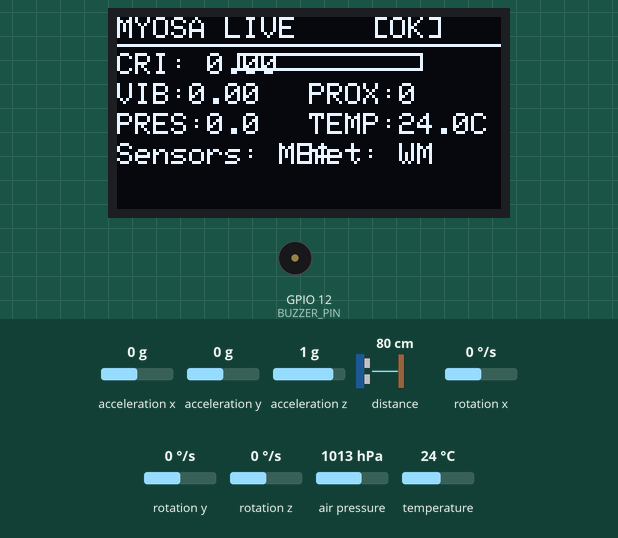
Bench run of a sketch on a simulated ESP32. Parts: 128×64 one-colour display, buzzer (waves = sounding, pin HIGH). The inputs (shaded band) are chosen by the test bench; at power-on: acceleration x 0 g, acceleration z 1 g, acceleration y 0 g, distance to the obstacle 80 cm, rotation x 0 °/s, rotation y 0 °/s, rotation z 0 °/s, air pressure 1013 hPa, temperature 24 °C. WiFi joins after 1.5 s; servers stay silent unless stated; no MQTT or app messages arrive unless stated; what the sketch prints to the serial monitor is not drawn.

Above: at 5.6 s.
5.7 s: acceleration x set to -0.6 g
At 7.0 s:
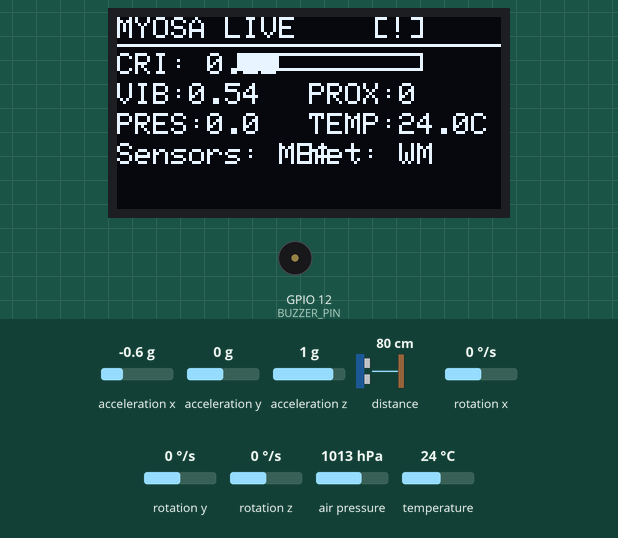
7.3 s: acceleration x set to -0.9 g
At 8.6 s:
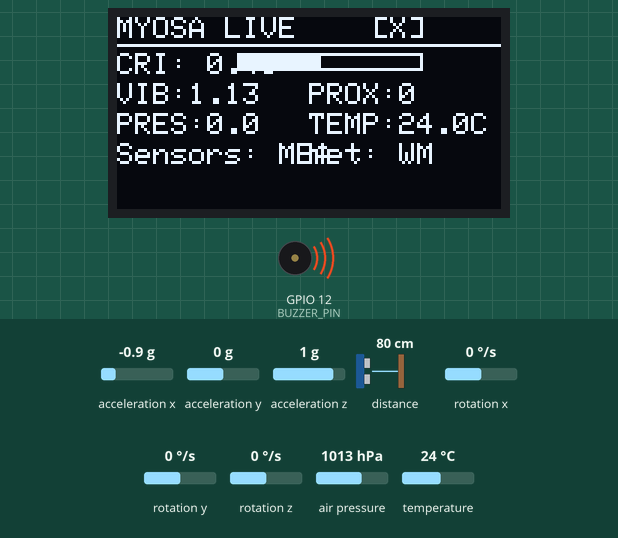
8.9 s: acceleration z set to 0 g
At 9.9 s:
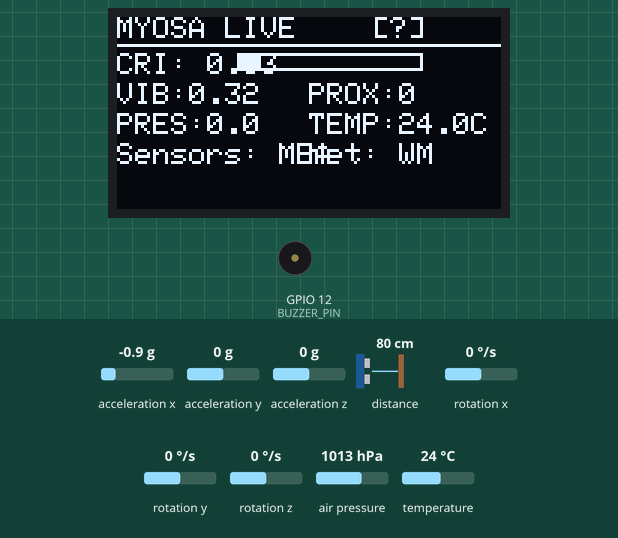
10.4 s: acceleration y set to 0.3 g
At 11.1 s:
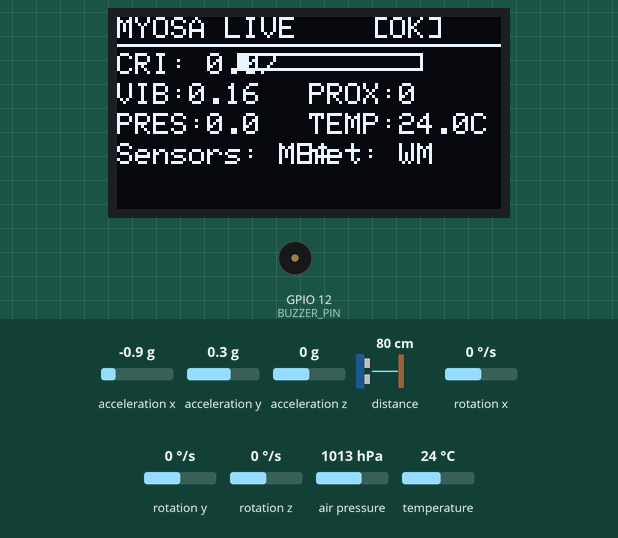
11.9 s: acceleration z set to 0.3 g
13.4 s: distance to the obstacle set to 17 cm
At 14.6 s:
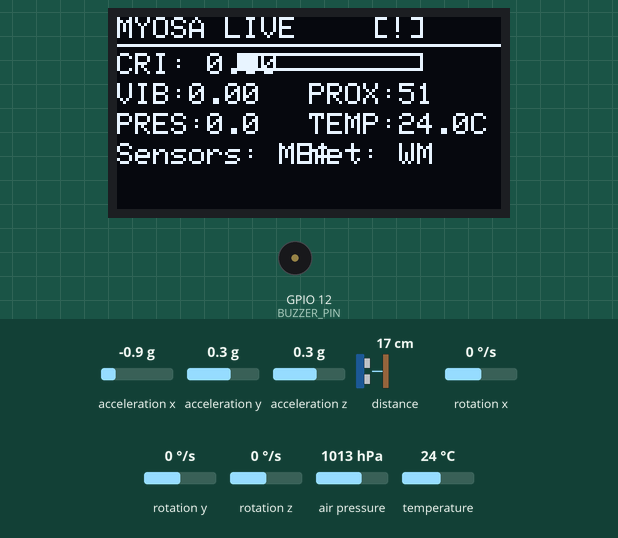
14.9 s: distance to the obstacle set to 13 cm
At 16.1 s:
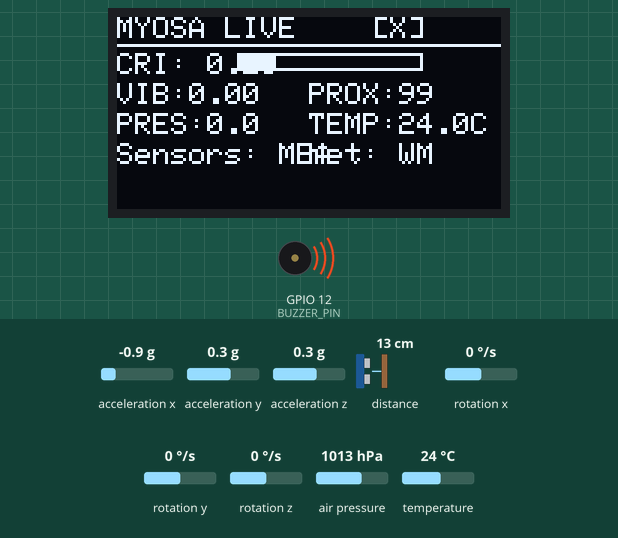
Timing chart, 0 to 17.4 s (numbered marks = the images above; inputs shaded):
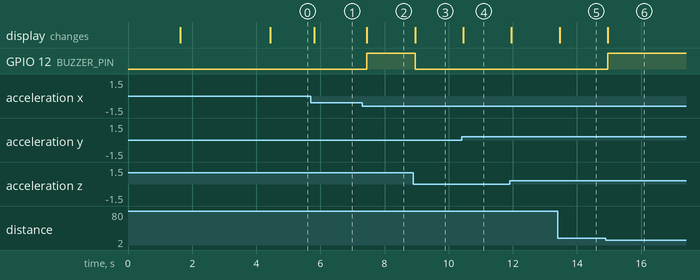

The sketch:

firmware_fixed.ino
```cpp
#include <WiFi.h>
#include <PubSubClient.h>
#include <ArduinoJson.h>
#include <Wire.h>

/* ========== Sensors ========== */
#include <Adafruit_MPU6050.h>
#include <Adafruit_BMP085.h>
#include <SparkFun_APDS9960.h>

/* ========== Display ========== */
#include <Adafruit_GFX.h>
#include <Adafruit_SSD1306.h>

/* ========== WIFI ========== */
const char* WIFI_SSID = "Prashant.4G";
const char* WIFI_PASS = "9722424360";

/* ========== MQTT ========== */
const char* MQTT_BROKER = "broker.hivemq.com";
const int MQTT_PORT = 1883;
const char* CLIENT_ID = "CMU_01_ESP32_LIVE_DEMO";

#define MQTT_STATUS_TOPIC  "drishti/device/CMU_01/status"
#define MQTT_CONTROL_TOPIC "drishti/device/CMU_01/control"

/* ========== HARDWARE ========== */
#define BUZZER_PIN 12
#define SCREEN_WIDTH 128
#define SCREEN_HEIGHT 64

/* ========== NOISE FLOORS ========== */
const float VIBRATION_NOISE_FLOOR = 0.05f;
const float PRESSURE_NOISE_FLOOR  = 0.1f;
const int   PROX_NOISE_FLOOR      = 5;

/* ========== MODE ========== */
enum SystemMode { MODE_LIVE, MODE_DEMO };
SystemMode currentMode = MODE_LIVE;

/* Demo inputs */
float demoVibration = 0.0;
float demoPressureDelta = 0.0;
int   demoProximity = 0;
float demoTemperature = 0.0;

/* ========== OBJECTS ========== */
WiFiClient espClient;
PubSubClient mqtt(espClient);

Adafruit_SSD1306 display(SCREEN_WIDTH, SCREEN_HEIGHT, &Wire, -1);
Adafruit_MPU6050 mpu;
Adafruit_BMP085 bmp;
SparkFun_APDS9960 apds;

/* ========== STATE ========== */
String currentStatus = "BOOTING";
float cri = 0.0;

bool manualOverride = false;
unsigned long overrideTime = 0;
const unsigned long overrideDuration = 10000;

/* ========== SENSOR VALUES ========== */
float vibration = 0.0;
float pressureDelta = 0.0;
float temperature = 0.0;
int proximity = 0;

/* ========== BASELINES ========== */
float vibBaseline = 0.0;
double pressBaseline = 0.0;
int proxBaseline = 0;

/* ========== SENSOR STATUS ========== */
bool mpuReady = false;
bool bmpReady = false;
bool apdsReady = false;

/* ========== AI INTEGRATION ========== */
float aiCrowdCount = 0;
float aiDensity = 0.0;
float aiCri = 0.0;
String aiRiskLevel = "LOW";
bool aiDataAvailable = false;

/* ========== AI CROWD ANALYSIS ========== */
float calculateAICrowdDensity() {
  float sensorDensity = (vibration * 0.4f) + (pressureDelta * 0.3f) + (proximity * 0.003f);
  if (aiDataAvailable) {
    float combinedDensity = (sensorDensity * 0.6f) + (aiDensity * 0.4f);
    return (combinedDensity > 1.0f) ? 1.0f : combinedDensity;
  }
  return (sensorDensity > 1.0f) ? 1.0f : sensorDensity;
}

float calculateAICrowdCount() {
  if (aiDataAvailable && aiCrowdCount > 0) {
    float sensorFactor = 1.0f + (vibration * 0.5f) + (proximity * 0.01f);
    return aiCrowdCount * sensorFactor;
  }
  float estimatedCount = (proximity * 0.2f) + (vibration * 10.0f) + (pressureDelta * 2.0f);
  return (estimatedCount > 0.0f) ? estimatedCount : 0.0f;
}

String getAIRiskAssessment() {
  if (aiDataAvailable) return aiRiskLevel;
  float totalRisk = vibration + (pressureDelta * 0.5f) + (proximity * 0.01f);
  if (totalRisk > 0.8f) return "CRITICAL";
  if (totalRisk > 0.5f) return "HIGH";
  if (totalRisk > 0.3f) return "MEDIUM";
  return "LOW";
}

float calculateEnhancedCRI() {
  float sensorCri = (vibration * 0.4f) + (pressureDelta * 0.3f) + (proximity * 0.002f);
  float tempFactor = (temperature > 30.0f) ? 1.2f : 1.0f;
  sensorCri *= tempFactor;

  if (aiDataAvailable) {
    float enhancedCri = (sensorCri * 0.4f) + (aiCri * 0.6f);
    if (aiRiskLevel == "CRITICAL") enhancedCri *= 1.5f;
    else if (aiRiskLevel == "HIGH") enhancedCri *= 1.3f;
    else if (aiRiskLevel == "MEDIUM") enhancedCri *= 1.1f;
    return (enhancedCri > 1.0f) ? 1.0f : enhancedCri;
  }
  return (sensorCri > 1.0f) ? 1.0f : sensorCri;
}

/* ========== DISPLAY ========== */
void displayStatus() {
  display.clearDisplay();

  display.setTextSize(1);
  display.setTextColor(SSD1306_WHITE);
  display.setCursor(0, 0);
  display.print("MYOSA ");
  display.print(currentMode == MODE_DEMO ? "DEMO" : "LIVE");

  display.setCursor(85, 0);
  if (currentStatus == "SAFE") {
    display.print("[OK]");
  } else if (currentStatus == "WARNING") {
    display.print("[!]");
  } else if (currentStatus == "CRITICAL") {
    display.print("[X]");
  } else {
    display.print("[?]");
  }

  display.drawLine(0, 9, 128, 9, SSD1306_WHITE);

  display.setCursor(0, 12);
  display.print("CRI: ");
  display.print(cri, 2);

  int barWidth = (int)(cri * 60);
  display.drawRect(40, 12, 62, 6, SSD1306_WHITE);
  if (barWidth > 0) {
    display.fillRect(41, 13, barWidth, 4, SSD1306_WHITE);
  }

  display.setCursor(0, 22);
  display.print("VIB:");
  display.print(vibration, 2);

  display.setCursor(64, 22);
  display.print("PROX:");
  display.print(proximity);

  display.setCursor(0, 32);
  display.print("PRES:");
  display.print(pressureDelta, 1);

  display.setCursor(64, 32);
  display.print("TEMP:");
  display.print(temperature, 1);
  display.print("C");

  display.setCursor(0, 42);
  display.print("Sensors: ");
  display.print(mpuReady ? "M" : "m");
  display.print(bmpReady ? "B" : "b");
  display.print(apdsReady ? "A" : "a");

  display.setCursor(64, 42);
  display.print("Net: ");
  display.print(WiFi.status() == WL_CONNECTED ? "W" : "w");
  display.print(mqtt.connected() ? "M" : "m");

  if (manualOverride) {
    display.setCursor(0, 52);
    display.print("[OVERRIDE]");
  }

  display.display();
}

/* ========== BUZZER ========== */
void handleBuzzer() {
  digitalWrite(BUZZER_PIN, currentStatus == "CRITICAL" ? HIGH : LOW);
}

/* ========== WIFI + MQTT ========== */
void connectWiFi() {
  WiFi.begin(WIFI_SSID, WIFI_PASS);
  while (WiFi.status() != WL_CONNECTED) {
    delay(500);
    Serial.print(".");
  }
  Serial.println("\nWiFi connected!");
}

void connectMQTT() {
  if (!mqtt.connected()) {
    if (mqtt.connect(CLIENT_ID)) {
      mqtt.subscribe(MQTT_CONTROL_TOPIC);
      Serial.println("MQTT connected!");
    }
  }
}

/* ========== MQTT CALLBACK ========== */
void mqttCallback(char* topic, byte* payload, unsigned int length) {
  StaticJsonDocument<256> doc;
  if (deserializeJson(doc, payload, length)) return;

  String command = doc["command"] | "";
  command.toUpperCase();

  if (command == "MODE") {
    String value = doc["value"] | "";
    value.toUpperCase();
    if (value == "LIVE") currentMode = MODE_LIVE;
    if (value == "DEMO") currentMode = MODE_DEMO;
    manualOverride = false;
  }

  if (command == "DEMO_INPUT" && currentMode == MODE_DEMO) {
    demoVibration      = doc["vibration"]      | demoVibration;
    demoPressureDelta  = doc["pressure_delta"] | demoPressureDelta;
    demoProximity      = doc["proximity"]      | demoProximity;
    demoTemperature    = doc["temperature"]    | demoTemperature;
  }

  if (command == "SET_STATUS") {
    currentStatus = doc["status"].as<String>();
    manualOverride = true;
    overrideTime = millis();
  }

  if (command == "AI_UPDATE") {
    aiCrowdCount = doc["ai_crowd_count"] | aiCrowdCount;
    aiDensity = doc["ai_density"] | aiDensity;
    aiCri = doc["ai_cri"] | aiCri;
    String newRiskLevel = doc["combined_risk"];
    if (newRiskLevel != "") aiRiskLevel = newRiskLevel;
    aiDataAvailable = true;
    Serial.println("AI data received and integrated");
  }

  if (command == "AUTO") {
    manualOverride = false;
  }
}

/* ========== CALIBRATION ========== */
void calibrateSensors() {
  display.clearDisplay();
  display.println("CALIBRATING...");
  display.println("KEEP STILL");
  display.display();

  float vibSum = 0;
  double pressSum = 0;
  long proxSum = 0;
  int validReadings = 0;

  for (int i = 0; i < 50; i++) {
    if (mpuReady) {
      sensors_event_t a, g, t;
      if (mpu.getEvent(&a, &g, &t)) {
        float accel = sqrt(
          a.acceleration.x * a.acceleration.x +
          a.acceleration.y * a.acceleration.y +
          a.acceleration.z * a.acceleration.z
        );
        vibSum += abs(accel - 9.8f);
        validReadings++;
      }
    }

    if (bmpReady) {
      float p = bmp.readPressure();
      if (p > 0) {
        pressSum += p;
      }
    }

    if (apdsReady) {
      uint8_t pr = 0;
      if (apds.readProximity(pr)) {
        proxSum += pr;
      }
    }

    delay(50);
  }

  if (validReadings > 0) {
    vibBaseline = vibSum / validReadings;
  }
  pressBaseline = pressSum / 50.0;
  proxBaseline = proxSum / 50;

  if (pressBaseline < 50000) {
    pressBaseline = 101325.0;
  }

  Serial.println("Calibration complete");
}

/* ========== SENSOR READ ========== */
void readSensors() {
  if (currentMode == MODE_DEMO) {
    vibration     = demoVibration;
    pressureDelta = demoPressureDelta;
    proximity     = demoProximity;
    temperature   = demoTemperature;
    return;
  }

  if (mpuReady) {
    sensors_event_t a, g, t;
    if (mpu.getEvent(&a, &g, &t)) {
      float totalAccel = sqrt(
        a.acceleration.x * a.acceleration.x +
        a.acceleration.y * a.acceleration.y +
        a.acceleration.z * a.acceleration.z
      );

      float dynamicAccel = abs(totalAccel - 9.8f) - vibBaseline;
      if (dynamicAccel < 0.0f) dynamicAccel = 0.0f;

      vibration = dynamicAccel / 3.0f;
      if (vibration < VIBRATION_NOISE_FLOOR) vibration = 0.0f;
    } else {
      vibration = 0.0f;
    }
  } else {
    vibration = 0.1f;
  }

  if (bmpReady) {
    temperature = bmp.readTemperature();

    float currentPressure = bmp.readPressure();
    if (currentPressure > 0) {
      pressureDelta = abs(currentPressure - pressBaseline) / 100.0f;
      if (pressureDelta < PRESSURE_NOISE_FLOOR) pressureDelta = 0.0f;
    } else {
      pressureDelta = 0.0f;
    }
  } else {
    temperature = 25.0f;
    pressureDelta = 0.2f;
  }

  if (apdsReady) {
    uint8_t pr = 0;
    if (apds.readProximity(pr)) {
      int proxDelta = abs((int)pr - proxBaseline);
      proximity = proxDelta > PROX_NOISE_FLOOR ? proxDelta : 0;
    } else {
      proximity = 0;
    }
  } else {
    proximity = 15;
  }
}

/* ========== STATUS UPDATE ========== */
void updateStatus() {
  if (manualOverride && (millis() - overrideTime < overrideDuration)) return;
  manualOverride = false;

  cri = calculateEnhancedCRI();
  String aiRisk = getAIRiskAssessment();

  if (cri >= 0.8f || aiRisk == "CRITICAL") {
    currentStatus = "CRITICAL";
  } else if (cri >= 0.5f || aiRisk == "HIGH") {
    currentStatus = "WARNING";
  } else if (cri >= 0.2f || aiRisk == "MEDIUM") {
    currentStatus = "CAUTION";
  } else {
    currentStatus = "SAFE";
  }
}

/* ========== MQTT PUBLISH ========== */
void publishStatus() {
  if (!mqtt.connected()) return;

  StaticJsonDocument<512> doc;
  doc["device_id"] = "CMU_01";
  doc["timestamp"] = millis();
  doc["mode"] = (currentMode == MODE_DEMO) ? "DEMO" : "LIVE";
  doc["status"] = currentStatus;
  doc["cri"] = cri;

  doc["sensors"]["vibration"] = vibration;
  doc["sensors"]["pressure_delta"] = pressureDelta;
  doc["sensors"]["proximity"] = proximity;
  doc["sensors"]["temperature"] = temperature;

  if (aiDataAvailable) {
    doc["ai_analysis"]["crowd_count"] = calculateAICrowdCount();
    doc["ai_analysis"]["density"] = calculateAICrowdDensity();
    doc["ai_analysis"]["risk_level"] = getAIRiskAssessment();
    doc["ai_analysis"]["ai_cri"] = aiCri;
  }

  doc["system"]["wifi_connected"] = WiFi.status() == WL_CONNECTED;
  doc["system"]["mqtt_connected"] = mqtt.connected();
  doc["system"]["sensors_ready"] = mpuReady && bmpReady && apdsReady;

  String payload;
  serializeJson(doc, payload);
  mqtt.publish(MQTT_STATUS_TOPIC, payload.c_str());
}

/* ========== SENSOR INIT ========== */
void initSensors() {
  if (mpu.begin()) {
    mpu.setAccelerometerRange(MPU6050_RANGE_8_G);
    mpu.setGyroRange(MPU6050_RANGE_500_DEG);
    mpu.setFilterBandwidth(MPU6050_BAND_21_HZ);
    mpuReady = true;
    Serial.println("MPU6050 OK");
  }

  if (bmp.begin()) {
    bmpReady = true;
    Serial.println("BMP085 OK");
  }

  if (apds.init() && apds.enableProximitySensor(false)) {
    apdsReady = true;
    Serial.println("APDS9960 OK");
  }
}

/* ========== SETUP ========== */
void setup() {
  Serial.begin(115200);
  pinMode(BUZZER_PIN, OUTPUT);

  if (!display.begin(SSD1306_SWITCHCAPVCC, 0x3C)) {
    Serial.println("Display failed");
  }

  display.clearDisplay();
  display.setTextSize(1);
  display.setTextColor(SSD1306_WHITE);
  display.setCursor(0, 0);
  display.println("MYOSA Initializing...");
  display.display();

  initSensors();
  connectWiFi();

  mqtt.setServer(MQTT_BROKER, MQTT_PORT);
  mqtt.setCallback(mqttCallback);
  connectMQTT();

  calibrateSensors();
  currentStatus = "SAFE";
  Serial.println("MYOSA Ready with AI Integration");
}

/* ========== MAIN LOOP ========== */
void loop() {
  if (WiFi.status() != WL_CONNECTED) connectWiFi();
  if (!mqtt.connected()) connectMQTT();
  mqtt.loop();

  readSensors();
  updateStatus();
  displayStatus();
  handleBuzzer();

  static unsigned long lastPublish = 0;
  if (millis() - lastPublish > 2000) {
    publishStatus();
    lastPublish = millis();
  }

  static unsigned long lastDebug = 0;
  if (millis() - lastDebug > 5000) {
    Serial.printf("Status: %s, CRI: %.3f, AI: %s\n",
                  currentStatus.c_str(), cri,
                  aiDataAvailable ? "Available" : "Unavailable");
    lastDebug = millis();
  }

  delay(100);
}
```

Measured:
- the behaviour switches between -0.7 and -0.8 g on acceleration x (found by bisection; images 1 and 2)
- the behaviour switches between 0.1 and 0.2 g on acceleration y (found by bisection; images 3 and 4)
- the behaviour switches between 15 and 14 cm on distance to the obstacle (found by bisection; images 5 and 6)
- after the input at 5.7 s, the display: changes after 0.11 s (image 1)
- after the input at 7.3 s, GPIO 12 (BUZZER_PIN): LOW → HIGH after 0.15 s; the display: first differs from a run without the input after 0.15 s (image 2)
- after the input at 8.9 s, GPIO 12 (BUZZER_PIN): HIGH → LOW after 0.05 s; the display: first differs from a run without the input after 0.05 s (image 3)
- after the input at 10.4 s, the display: changes after 0.05 s (image 4)
- after the input at 13.4 s, the display: changes after 0.06 s (image 5)
- after the input at 14.9 s, GPIO 12 (BUZZER_PIN): LOW → HIGH after 0.06 s; the display: first differs from a run without the input after 0.06 s (image 6)
